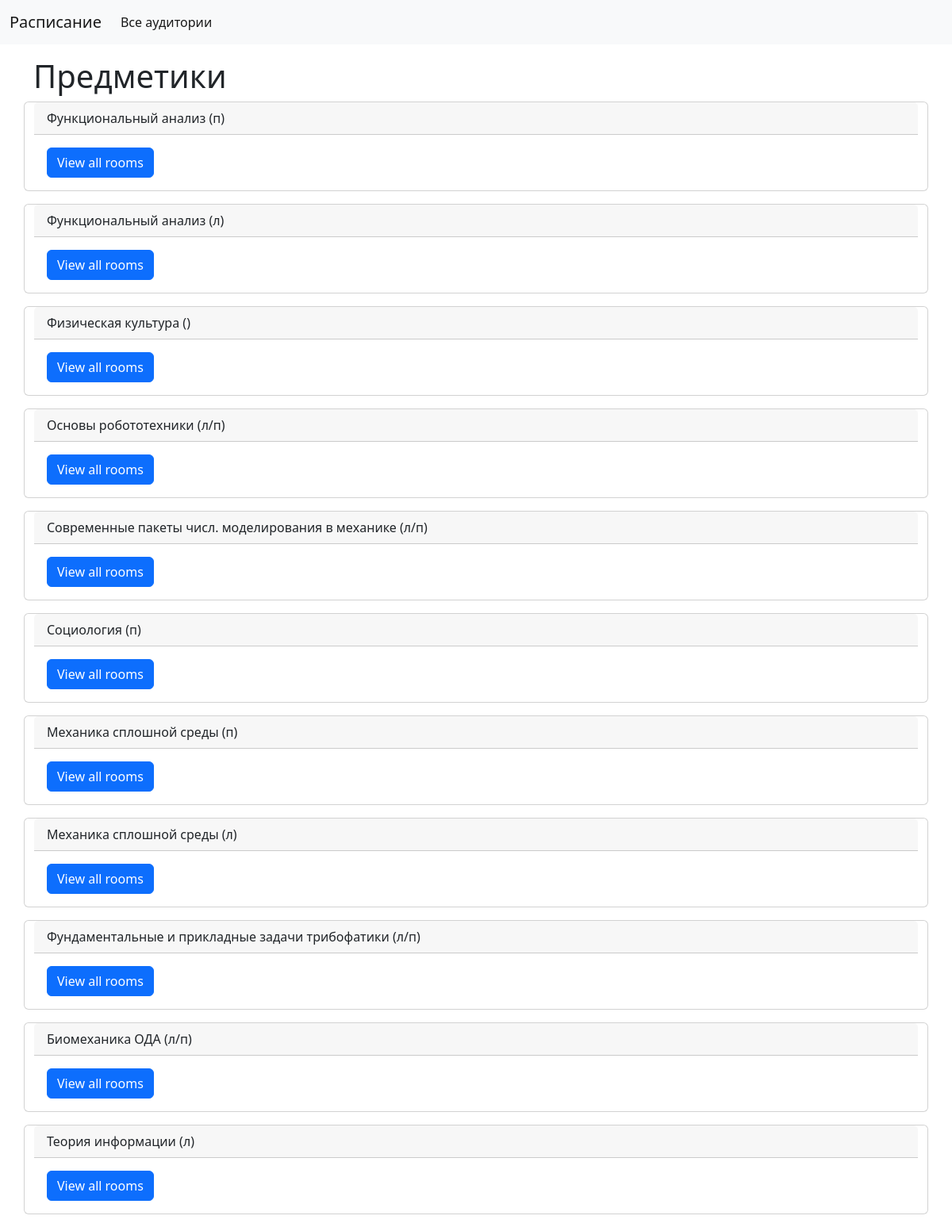
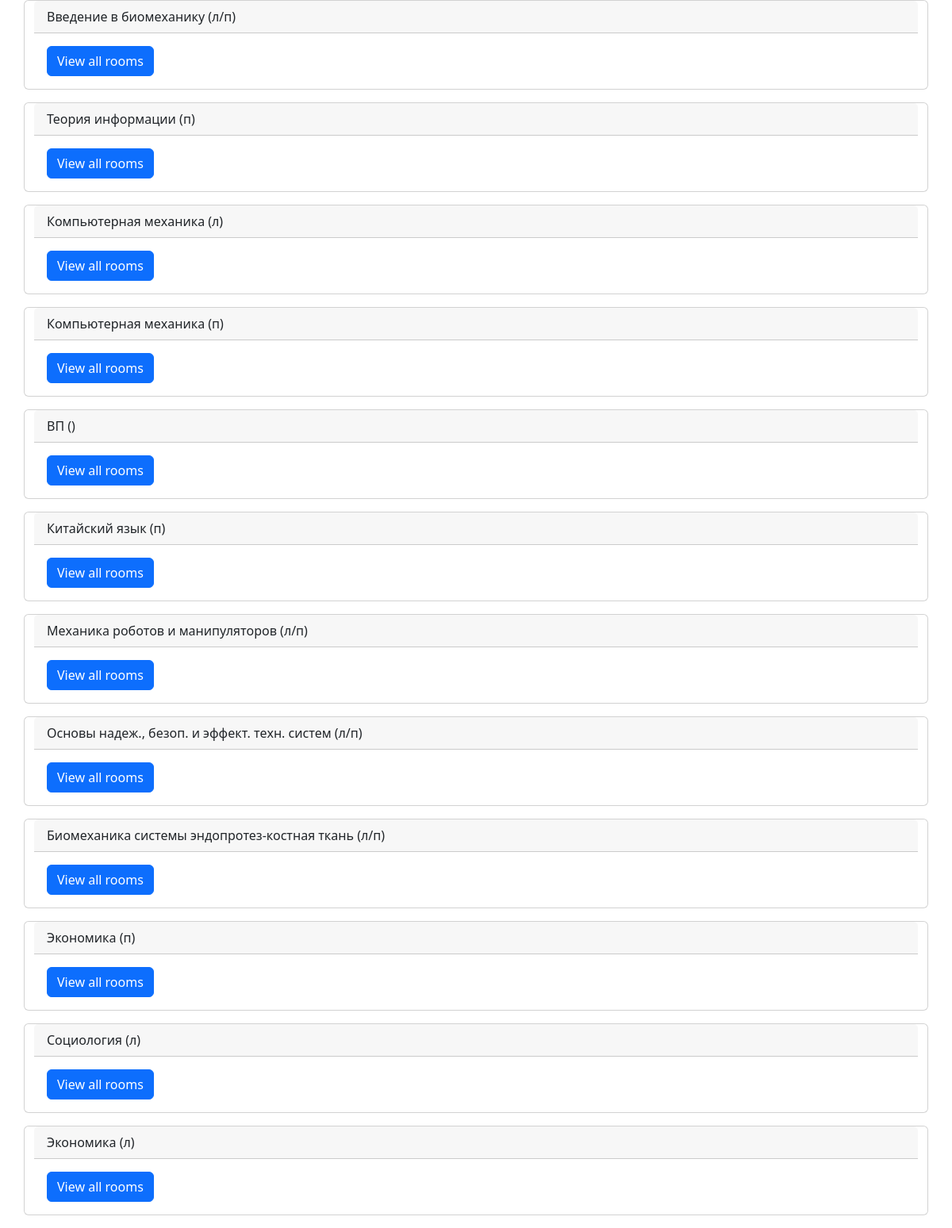
Screenshot of /polls/ with the database file from the repository (2 pictures, top to bottom).
### mysite/apps/polls/models.py (models this page shows, shortened)
class Subject(models.Model):
    name = models.CharField("Название дисциплины", max_length = 130)
    lecture_practice = models.CharField("Тип", max_length = 4, default = '')
    class Meta:
        verbose_name = "Предмет"
        verbose_name_plural = "Предметы"

### mysite/apps/polls/views.py (the view)
# urls.py: path('', views.index, name = 'polls'),
def index(request):
    data = {"subjects": Subject.objects.all(), "title": "Предметики"}
    return render(request, "polls/index.html", context = data)

### mysite/apps/polls/templates/polls/index.html (shortened to what this page needs)
<!doctype html>
<html lang="en">
  <head>
    <link href="https://cdn.jsdelivr.net/npm/bootstrap@5.2.1/dist/css/bootstrap.min.css" rel="stylesheet">
  </head>
  <body>
    <nav class="navbar navbar-expand-lg bg-light">
  <div class="container-fluid">
    <a class="navbar-brand" href="\">Расписание</a>
    <div class="collapse navbar-collapse" id="navbarNav">
      <ul class="navbar-nav">
        <li class="nav-item"><a class="nav-link active" aria-current="page" href="\polls\rooms\">Все аудитории</a></li>
      </ul>
    </div>
  </div>
</nav>
<div class = "container mt-3">
  <h1>{{ title }}</h1>
  <div class = 'row'>
    {% for item in subjects %}
    <div class="card mb-3">
  <div class="card-header">
    {{ item.name }} ({{item.lecture_practice}})
  </div>
  <div class="card-body">
    <blockquote class="blockquote mb-0">
      {% if item.lecture_practice == "л/п" %}
      <a href="/polls/{{item.name|add:',,'|add:'1'}}" class="btn btn-primary">View all rooms</a>
      {% else %}
      <a href="/polls/{{item.name|add:',,'|add:item.lecture_practice}}" class="btn btn-primary">View all rooms</a>
      {% endif %}
    </blockquote>
  </div>
</div>
    {% endfor %}
  </div>
</div>
  </body>
</html>

### rows the page displays
Subject: name "Функциональный анализ", lecture_practice "п"
Subject: name "Функциональный анализ", lecture_practice "л"
Subject: name "Физическая культура"
Subject: name "Основы робототехники", lecture_practice "л/п"
Subject: name "Современные пакеты числ. моделирования в механике", lecture_practice "л/п"
Subject: name "Социология", lecture_practice "п"
Subject: name "Механика сплошной среды", lecture_practice "п"
Subject: name "Механика сплошной среды", lecture_practice "л"
Subject: name "Фундаментальные и прикладные задачи трибофатики", lecture_practice "л/п"
Subject: name "Биомеханика ОДА", lecture_practice "л/п"
Subject: name "Теория информации", lecture_practice "л"
Subject: name "Введение в биомеханику", lecture_practice "л/п"
Subject: name "Теория информации", lecture_practice "п"
Subject: name "Компьютерная механика", lecture_practice "л"
Subject: name "Компьютерная механика", lecture_practice "п"
Subject: name "ВП"
Subject: name "Китайский язык", lecture_practice "п"
Subject: name "Механика роботов и манипуляторов", lecture_practice "л/п"
Subject: name "Основы надеж., безоп. и эффект. техн. систем", lecture_practice "л/п"
Subject: name "Биомеханика системы эндопротез-костная ткань", lecture_practice "л/п"
Subject: name "Экономика", lecture_practice "п"
Subject: name "Социология", lecture_practice "л"
Subject: name "Экономика", lecture_practice "л"

### other values shown
{{ title }} "Предметики"
